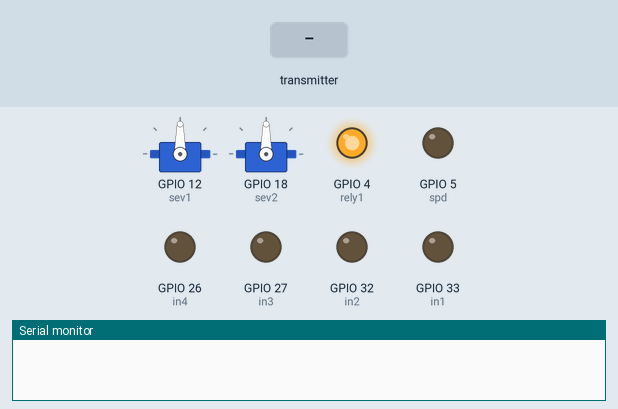
A sketch run on a simulated ESP32. On the bench: 2 × servo, output pins drawn as LEDs (lit = HIGH), the last lines printed to the serial monitor. The test bench sets the inputs (shaded band).

Above: at 1.2 s.
1.3 s: the transmitter starts sending x = 0
At 1.6 s:
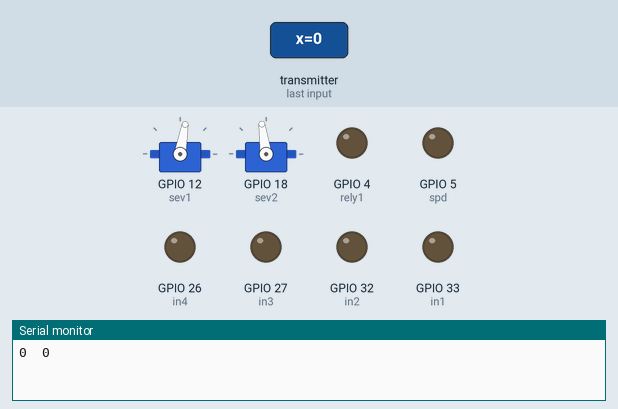
4.3 s: the transmitter starts sending y = 2048
7.3 s: the transmitter starts sending speed = 1024
At 7.6 s:
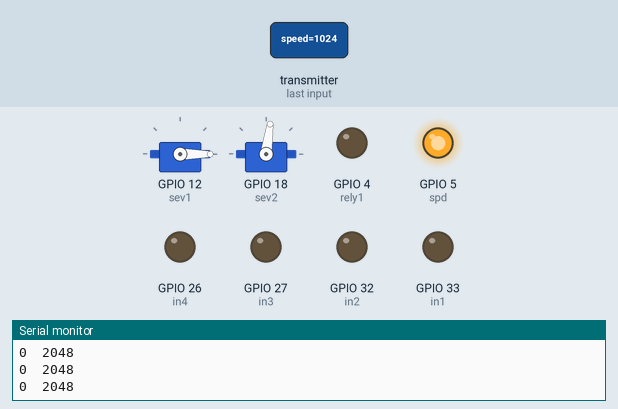
10.3 s: the transmitter starts sending x = 2048
At 10.6 s:
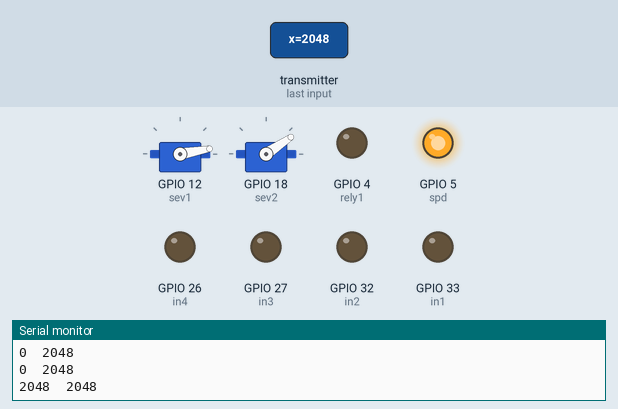
13.3 s: the transmitter starts sending speed = 0
At 13.6 s:
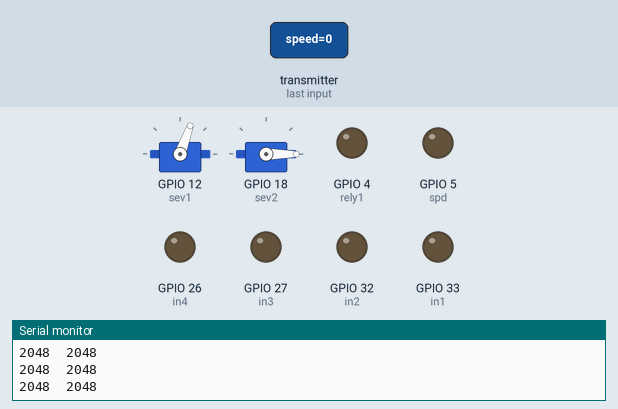
16.3 s: the transmitter starts sending speed = 2048
At 20.0 s:
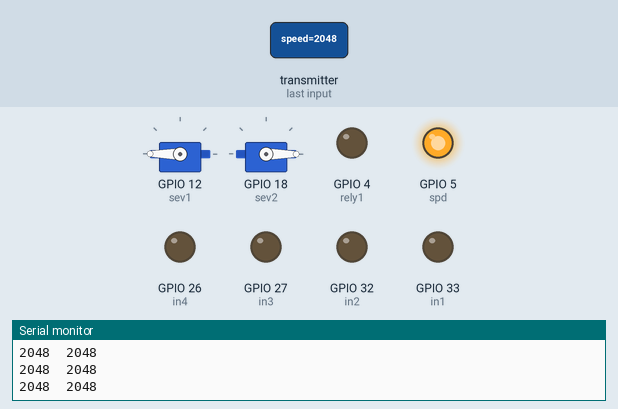
Timing chart, 0 to 20.3 s (numbered marks = the images above; inputs shaded):
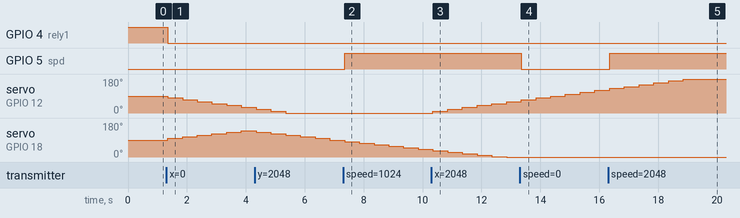

The sketch:

ESP32_FIRE_BOT.ino
```cpp
#include <Servo.h>
#include <esp_now.h>
#include <WiFi.h>


#define in1 33
#define in2 32
#define in3 27
#define in4 26

#define spd 5
#define rely1 4

#define sev1 12
#define sev2 18

Servo s1;
Servo s2;

int sa1 = 90;
int sa2 = 90;

// Setting PWM properties
const int freq = 30000;
const int pwmChannel = 2;
const int resolution = 8;

typedef struct struct_message {
  int x;
  int y;
  int swi;
  int front;
  int back;
  int left;
  int right;
  int speed;
} struct_message;
struct_message data;

void OnDataRecv(const uint8_t * mac, const uint8_t *incomingData, int len) {
  memcpy(&data, incomingData, sizeof(data));

  ledcWrite(pwmChannel, data.speed);

  if(data.back == 1){
    digitalWrite(in1,HIGH);
    digitalWrite(in2,LOW);
    digitalWrite(in3,HIGH);
    digitalWrite(in4,LOW);
  }

  else if(data.front == 1){
    digitalWrite(in1,LOW);
    digitalWrite(in2,HIGH);
    digitalWrite(in3,LOW);
    digitalWrite(in4,HIGH);
  }

  else if(data.right == 1){
    digitalWrite(in1,LOW);
    digitalWrite(in2,HIGH);
    digitalWrite(in3,HIGH);
    digitalWrite(in4,LOW);
  }

  else if(data.left == 1){
    digitalWrite(in1,HIGH);
    digitalWrite(in2,LOW);
    digitalWrite(in3,LOW);
    digitalWrite(in4,HIGH);
  }
  else{
    digitalWrite(in1,LOW);
    digitalWrite(in2,LOW);
    digitalWrite(in3,LOW);
    digitalWrite(in4,LOW);
  }

  if (data.swi == 1){
    digitalWrite(rely1, HIGH);
  }
  else{
    digitalWrite(rely1, LOW);
  }

  if(data.x > 1950 && sa1 < 180){
    sa1 = sa1 + 10;
    s1.write(sa1);
  }
  else if(data.x < 1850 && sa1 > 0){
    sa1 = sa1 - 10;
    s1.write(sa1);
  }

  if(data.y > 1900 && sa2 < 180){
    sa2 = sa2 - 8;
    s2.write(sa2);
  }
  else if(data.y < 1800 && sa2 > 0){
    sa2 = sa2 + 8;
    s2.write(sa2);
  }

  Serial.print(data.x);
  Serial.print("\t");
  Serial.println(data.y);

}

void setup() {
  Serial.begin(115200);

  WiFi.mode(WIFI_STA);

  if (esp_now_init() != ESP_OK) {
    Serial.println("Error initializing ESP-NOW");
    return;
  }

  esp_now_register_recv_cb(OnDataRecv);

  pinMode(in1,OUTPUT);
  pinMode(in2,OUTPUT);
  pinMode(in3,OUTPUT);
  pinMode(in4,OUTPUT);
  pinMode(spd,OUTPUT);
  pinMode(rely1,OUTPUT);

  // Set relay to off state at startup
  digitalWrite(rely1, HIGH);

  s1.attach(sev1);
  s1.write(sa1);

  s2.attach(sev2);
  s2.write(sa2);

  ledcSetup(pwmChannel, freq, resolution);
  ledcAttachPin(spd, pwmChannel);

}

void loop() {

}
```

Measured:
- after the input at 1.3 s, GPIO 4 (rely1): HIGH → LOW after 0.05 s; servo on GPIO 12 (sev1): moves from 90° to 30° over 2.5 s, starting after 0.05 s; servo on GPIO 18 (sev2): moves from 90° to 138° over 2.5 s, starting after 0.05 s
- after the input at 7.3 s, GPIO 5 (spd): LOW → HIGH after 0.05 s
- after the input at 10.3 s, servo on GPIO 12 (sev1): moves from 0° to 60° over 2.5 s, starting after 0.05 s
- after the input at 13.3 s, GPIO 5 (spd): HIGH → LOW after 0.05 s
- after the input at 16.3 s, GPIO 5 (spd): LOW → HIGH after 0.05 s
